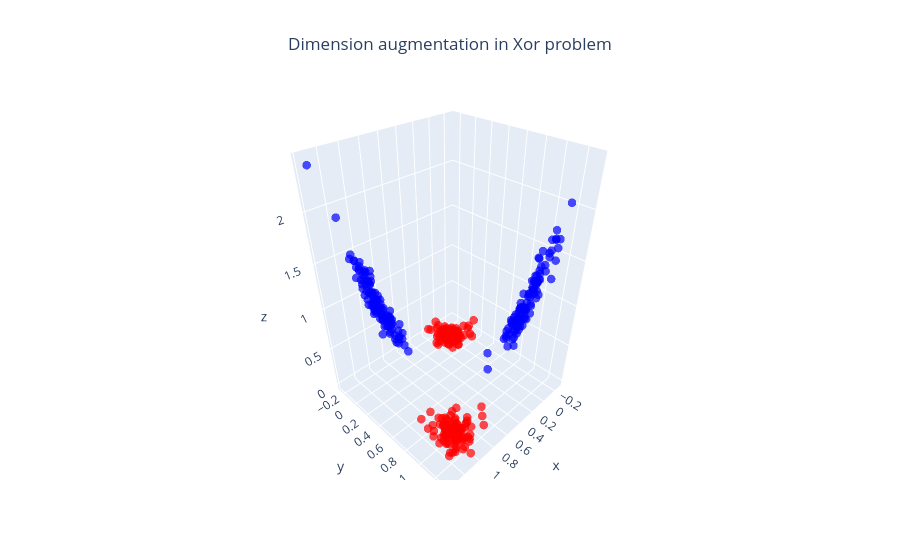

Source (notebook cell):
### Code cell
## the following code was used to generate the figure :

import plotly.graph_objects as go
fig=go.Figure()

   
fig.add_trace(go.Scatter3d(x=X_not_separable_more_df['x1'], y=X_not_separable_more_df['x2'],
                           z=X_not_separable_more_df['(x1-x2)**2'],mode='markers',
                           marker=dict(size=[10]*len(X_not_separable_more_df),line=dict(width=0,color=None),
                                       color=[dico_color[X_not_separable_df['class'].loc[i]] for i in X_not_separable_df.index]),
                           connectgaps=False,hovertemplate = '<i><b>x<b></i>: %{x:.2f}<br>'+                           
                           '<i><b>y<b></i>: %{y:.2f}'+ '<br><b>z</b>: %{z:.2f}<br>'))
fig.update_layout(title='Dimension augmentation in Xor problem',
                  title_x=0.5,
                  xaxis_title='x1',
                  yaxis_title='x2')
#plot(fig, filename = 'resources/augmented_Xor_test.html')
fig.show()

### Figure 1 — Plotly figure (JSON) as saved in the notebook; plotly's stock layout.template omitted (floating-point values rounded to 4 significant figures; data arrays with more than 128 entries replaced by an {"elided": "..."} marker saying what was removed)
{"data": [{"connectgaps": false, "hovertemplate": "<i><b>x<b></i>: %{x:.2f}<br><i><b>y<b></i>: %{y:.2f}<br><b>z</b>: %{z:.2f}<br>", "marker": {"color": {"elided": "400 str values"}, "line": {"width": 0}, "size": {"elided": "400 int values"}}, "mode": "markers", "type": "scatter3d", "x": {"elided": "400 float values"}, "y": {"elided": "400 float values"}, "z": {"elided": "400 float values"}}], "layout": {"title": {"text": "Dimension augmentation in Xor problem", "x": 0.5}, "xaxis": {"title": {"text": "x1"}}, "yaxis": {"title": {"text": "x2"}}}}
